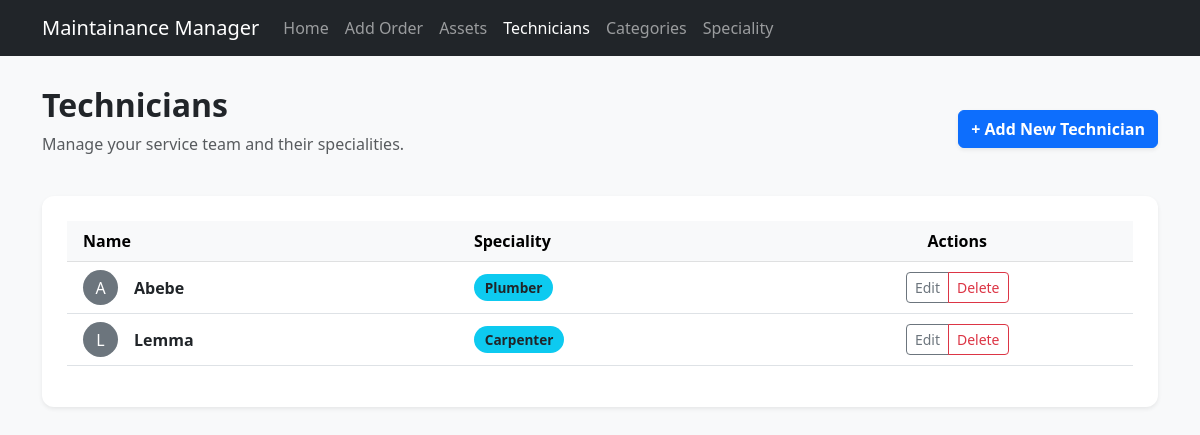
/technicians/, run on the app's committed database.
### maintain/models.py (models this page shows, shortened)
class Technician(models.Model):
    name = models.CharField(max_length=100)
    Speciality = models.ForeignKey(Speciality,on_delete=models.SET_NULL,null=True)

class Speciality(models.Model):
    name = models.CharField(max_length=100)

### maintain/views.py (the view)
# urls.py: path('technicians/', technician_list, name='technician_list'),
def technician_list(request):
    technicians = Technician.objects.all()
    return render(request, 'technician_list.html', {'technicians': technicians})

### maintain/templates/technician_list.html (shortened to what this page needs)
<!DOCTYPE html>
<html lang="en">
<head>
    <link href="https://cdn.jsdelivr.net/npm/bootstrap@5.3.0/dist/css/bootstrap.min.css" rel="stylesheet">
</head>
<body>
    <nav class="navbar navbar-expand-lg navbar-dark bg-dark">
        <div class="container">
            <a class="navbar-brand" href="{% url 'order' %}">Maintainance Manager</a>
            <div class="collapse navbar-collapse" id="navbarNav">
                <ul class="navbar-nav me-auto">
                    <li class="nav-item"><a class="nav-link" href="{% url 'order' %}">Home</a></li>
                    <li class="nav-item"><a class="nav-link" href="{% url 'add_order' %}">Add Order</a></li>
                    <li class="nav-item"><a class="nav-link" href="{% url 'asset_list' %}">Assets</a></li>
                    <li class="nav-item"><a class="nav-link active" href="{% url 'technician_list' %}">Technicians</a>
                    </li>
                    <li class="nav-item"><a class="nav-link" href="{% url 'category_list' %}">Categories</a></li>
                    <li class="nav-item"><a class="nav-link" href="{% url 'speciality_list' %}">Speciality</a></li>
                </ul>
            </div>
        </div>
    </nav>
    <div class="container">
        <div class="row align-items-center mb-4">
            <div class="col-md-6">
                <h2 class="fw-bold text-dark">Technicians</h2>
                <p class="text-muted">Manage your service team and their specialities.</p>
            </div>
            <div class="col-md-6 text-md-end">
                <a href="{% url 'add_technician' %}" class="btn btn-primary shadow-sm">
                    <strong>+ Add New Technician</strong>
                </a>
            </div>
        </div>
        <div class="table-container shadow-sm">
            <div class="table-responsive">
                <table class="table table-hover align-middle">
                    <thead class="table-light">
                        <tr>
                            <th scope="col" class="ps-3">Name</th>
                            <th scope="col">Speciality</th>
                            <th scope="col" class="text-center">Actions</th>
                        </tr>
                    </thead>
                    <tbody>
                        {% for t in technicians %}
                        <tr>
                            <td class="ps-3">
                                <div class="d-flex align-items-center">
                                    <div class="rounded-circle bg-secondary text-white d-flex justify-content-center align-items-center me-3"
                                        style="width: 35px; height: 35px;">
                                        {{ t.name|slice:":1"|upper }}
                                    </div>
                                    <span class="fw-semibold">{{ t.name }}</span>
                                </div>
                            </td>
                            <td>
                                <span class="badge rounded-pill bg-info text-dark speciality-badge">
                                    {{ t.Speciality.name }}
                                </span>
                            </td>
                            <td class="text-center">
                                <div class="btn-group" role="group">
                                    <a href="{% url 'edit_technician' t.name %}"
                                        class="btn btn-sm btn-outline-secondary">
                                        Edit
                                    </a>
                                    <a href="{% url 'delete_technician' t.name %}" class="btn btn-sm btn-outline-danger"
                                        onclick="return confirm('Are you sure you want to delete technician {{ t.name }}?')">
                                        Delete
                                    </a>
                                </div>
                            </td>
                        </tr>
                        {% endfor %}
                    </tbody>
                </table>
            </div>
        </div>
    </div>
</body>
</html>

### maintain/templates/technician_list.html (style rules this page uses)
body { background-color: #f8f9fa; }
.navbar { margin-bottom: 30px; }
.table-container { background: white; padding: 25px; border-radius: 12px; }
.speciality-badge { font-size: 0.85rem; padding: 0.5em 0.8em; }

### data on the page
Technician: name "A", name "Abebe", Speciality.name "Plumber"
Technician: name "L", name "Lemma", Speciality.name "Carpenter"
